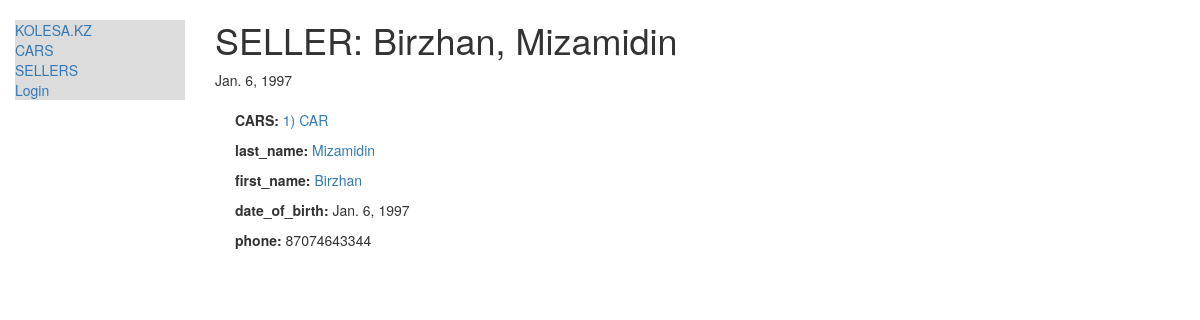
The app's page /mizamidin/seller/3 with its own data.
### mizamidin/models.py (models this page shows, shortened)
class Seller(models.Model):
    first_name = models.CharField(max_length=100)
    last_name = models.CharField(max_length=100)
    date_of_birth = models.DateField(null=True, blank=True)
    location = models.CharField(max_length=30, blank=True)
    email = models.EmailField(unique=True)
    phone = models.CharField(max_length=20)
    date_joined = models.DateTimeField(auto_now_add=True)
    is_active = models.BooleanField(default=True)
    avatar = models.ImageField(upload_to='avatars/', null=True, blank=True)

### mizamidin/views.py (the view)
# urls.py: path('seller/<int:pk>', views.SellerDetailView.as_view(), name='seller-detail'),
class SellerDetailView(generic.DetailView):
    model = Seller

### mizamidin/templates/mizamidin/seller_detail.html
{% extends "base_generic.html" %}
{% block content %}
  <h1>SELLER: {{ seller.first_name }}, {{ seller.last_name }} </h1>
  </n>{{seller.date_of_birth}}
  <div style="margin-left:20px;margin-top:20px">
  <p><strong>CARS:</strong><a href="http://127.0.0.1:8000/mizamidin/car/1"> 1) CAR </a></p>
  <p><strong>last_name:</strong> <a href=""> {{ seller.last_name }}</a></p>
  <p><strong>first_name:</strong> <a href=""> {{ seller.first_name }}</a></p>
  <p><strong>date_of_birth:</strong> {{ seller.date_of_birth }}</p>
  <p><strong>phone:</strong> {{ seller.phone }}</p>
  </div>
{% endblock %}

### records on screen
Seller: first_name "Birzhan", last_name "Mizamidin", date_of_birth "Jan. 6, 1997", phone "87074643344"
